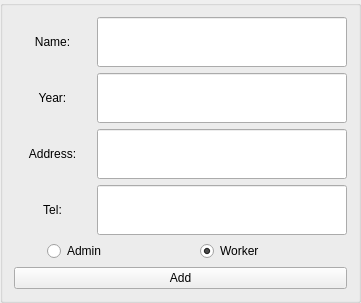
   <widget class="QGroupBox" name="groupBoxAdd">
    <property name="geometry">
     <rect>
      <x>0</x>
      <y>330</y>
      <width>361</width>
      <height>271</height>
     </rect>
    </property>
    <layout class="QVBoxLayout" name="verticalLayout_2">
     <item>
      <layout class="QVBoxLayout" name="verticalLayout_7">
       <item>
        <layout class="QHBoxLayout" name="horizontalLayout">
         <item>
          <widget class="QLabel" name="label">
           <property name="text">
            <string>Name:</string>
           </property>
           <property name="alignment">
            <set>Qt::AlignCenter</set>
           </property>
          </widget>
         </item>
         <item>
          <widget class="QLineEdit" name="Name">
           <property name="enabled">
            <bool>true</bool>
           </property>
           <property name="minimumSize">
            <size>
             <width>0</width>
             <height>50</height>
            </size>
           </property>
           <property name="maximumSize">
            <size>
             <width>250</width>
             <height>50</height>
            </size>
           </property>
           <property name="font">
            <font>
             <italic>false</italic>
            </font>
           </property>
           <property name="cursor">
            <cursorShape>IBeamCursor</cursorShape>
           </property>
           <property name="tabletTracking">
            <bool>false</bool>
           </property>
           <property name="contextMenuPolicy">
            <enum>Qt::DefaultContextMenu</enum>
           </property>
           <property name="statusTip">
            <string/>
           </property>
           <property name="locale">
            <locale language="Russian" country="Russia"/>
           </property>
           <property name="text">
            <string comment="Name" extracomment="Name"/>
           </property>
           <property name="maxLength">
            <number>50</number>
           </property>
           <property name="echoMode">
            <enum>QLineEdit::Normal</enum>
           </property>
           <property name="alignment">
            <set>Qt::AlignCenter</set>
           </property>
           <property name="dragEnabled">
            <bool>false</bool>
           </property>
          </widget>
         </item>
        </layout>
       </item>
       <item>
        <layout class="QHBoxLayout" name="horizontalLayout_2">
         <item>
          <widget class="QLabel" name="label_2">
           <property name="text">
            <string>Year:</string>
           </property>
           <property name="alignment">
            <set>Qt::AlignCenter</set>
           </property>
          </widget>
         </item>
         <item>
          <widget class="QLineEdit" name="Year">
           <property name="minimumSize">
            <size>
             <width>0</width>
             <height>50</height>
            </size>
           </property>
           <property name="maximumSize">
            <size>
             <width>250</width>
             <height>50</height>
            </size>
           </property>
           <property name="font">
            <font>
             <italic>false</italic>
            </font>
           </property>
           <property name="contextMenuPolicy">
            <enum>Qt::DefaultContextMenu</enum>
           </property>
           <property name="locale">
            <locale language="Russian" country="Russia"/>
           </property>
           <property name="text">
            <string/>
           </property>
           <property name="maxLength">
            <number>50</number>
           </property>
           <property name="echoMode">
            <enum>QLineEdit::Normal</enum>
           </property>
           <property name="alignment">
            <set>Qt::AlignCenter</set>
           </property>
           <property name="dragEnabled">
            <bool>false</bool>
           </property>
          </widget>
         </item>
        </layout>
       </item>
       <item>
        <layout class="QHBoxLayout" name="horizontalLayout_4">
         <item>
          <widget class="QLabel" name="label_3">
           <property name="text">
            <string>Address:</string>
           </property>
           <property name="alignment">
            <set>Qt::AlignCenter</set>
           </property>
          </widget>
         </item>
         <item>
          <widget class="QLineEdit" name="Address">
           <property name="minimumSize">
            <size>
             <width>0</width>
             <height>50</height>
            </size>
           </property>
           <property name="maximumSize">
            <size>
             <width>250</width>
             <height>50</height>
            </size>
           </property>
           <property name="font">
            <font>
             <italic>false</italic>
            </font>
           </property>
           <property name="contextMenuPolicy">
            <enum>Qt::DefaultContextMenu</enum>
           </property>
           <property name="locale">
            <locale language="Russian" country="Russia"/>
           </property>
           <property name="text">
            <string/>
           </property>
           <property name="maxLength">
            <number>50</number>
           </property>
           <property name="echoMode">
            <enum>QLineEdit::Normal</enum>
           </property>
           <property name="alignment">
            <set>Qt::AlignCenter</set>
           </property>
           <property name="dragEnabled">
            <bool>false</bool>
           </property>
          </widget>
         </item>
        </layout>
       </item>
       <item>
        <layout class="QHBoxLayout" name="horizontalLayout_5">
         <item>
          <widget class="QLabel" name="label_4">
           <property name="text">
            <string>Tel:</string>
           </property>
           <property name="alignment">
            <set>Qt::AlignCenter</set>
           </property>
          </widget>
         </item>
         <item>
          <widget class="QLineEdit" name="Tel">
           <property name="minimumSize">
            <size>
             <width>0</width>
             <height>50</height>
            </size>
           </property>
           <property name="maximumSize">
            <size>
             <width>250</width>
             <height>50</height>
            </size>
           </property>
           <property name="font">
            <font>
             <italic>false</italic>
            </font>
           </property>
           <property name="contextMenuPolicy">
            <enum>Qt::DefaultContextMenu</enum>
           </property>
           <property name="locale">
            <locale language="Russian" country="Russia"/>
           </property>
           <property name="text">
            <string/>
           </property>
           <property name="maxLength">
            <number>50</number>
           </property>
           <property name="echoMode">
            <enum>QLineEdit::Normal</enum>
           </property>
           <property name="alignment">
            <set>Qt::AlignCenter</set>
           </property>
           <property name="dragEnabled">
            <bool>false</bool>
           </property>
          </widget>
         </item>
        </layout>
       </item>
      </layout>
     </item>
     <item>
      <layout class="QHBoxLayout" name="horizontalLayout_6">
       <item>
        <spacer name="horizontalSpacer_3">
         <property name="orientation">
          <enum>Qt::Horizontal</enum>
         </property>
         <property name="sizeHint" stdset="0">
          <size>
           <width>20</width>
           <height>20</height>
          </size>
         </property>
        </spacer>
       </item>
       <item>
        <widget class="QRadioButton" name="Admin">
         <property name="minimumSize">
          <size>
           <width>147</width>
           <height>0</height>
          </size>
         </property>
         <property name="maximumSize">
          <size>
           <width>147</width>
           <height>16777215</height>
          </size>
         </property>
         <property name="text">
          <string>Admin</string>
         </property>
        </widget>
       </item>
       <item>
        <widget class="QRadioButton" name="Worker">
         <property name="minimumSize">
          <size>
           <width>147</width>
           <height>0</height>
          </size>
         </property>
         <property name="maximumSize">
          <size>
           <width>147</width>
           <height>16777215</height>
          </size>
         </property>
         <property name="text">
          <string>Worker</string>
         </property>
         <property name="checkable">
          <bool>true</bool>
         </property>
         <property name="checked">
          <bool>true</bool>
         </property>
        </widget>
       </item>
      </layout>
     </item>
     <item>
      <widget class="QPushButton" name="Add">
       <property name="text">
        <string>Add</string>
       </property>
      </widget>
     </item>
    </layout>
   </widget>
